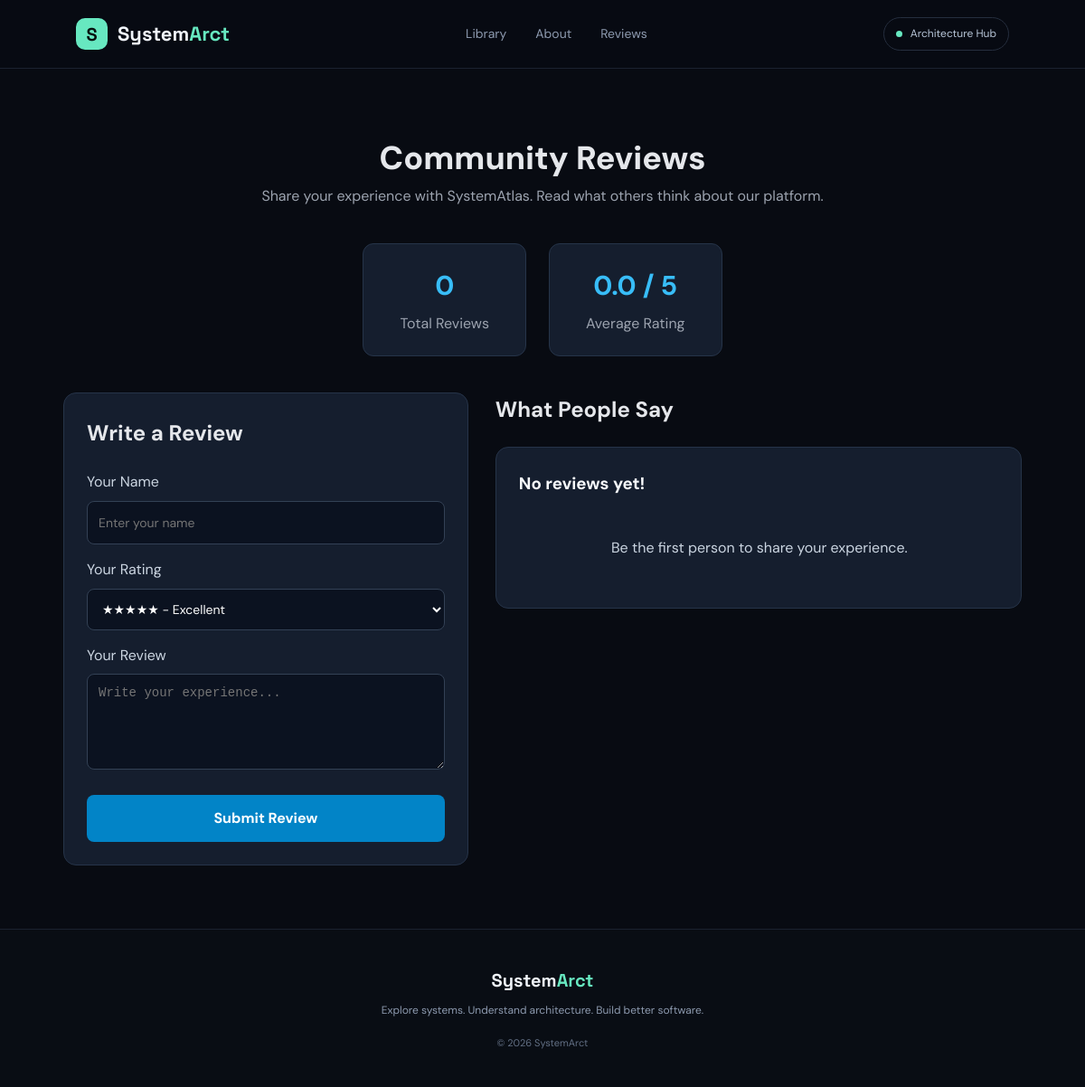
The page /reviews/ on the database as committed earlier.
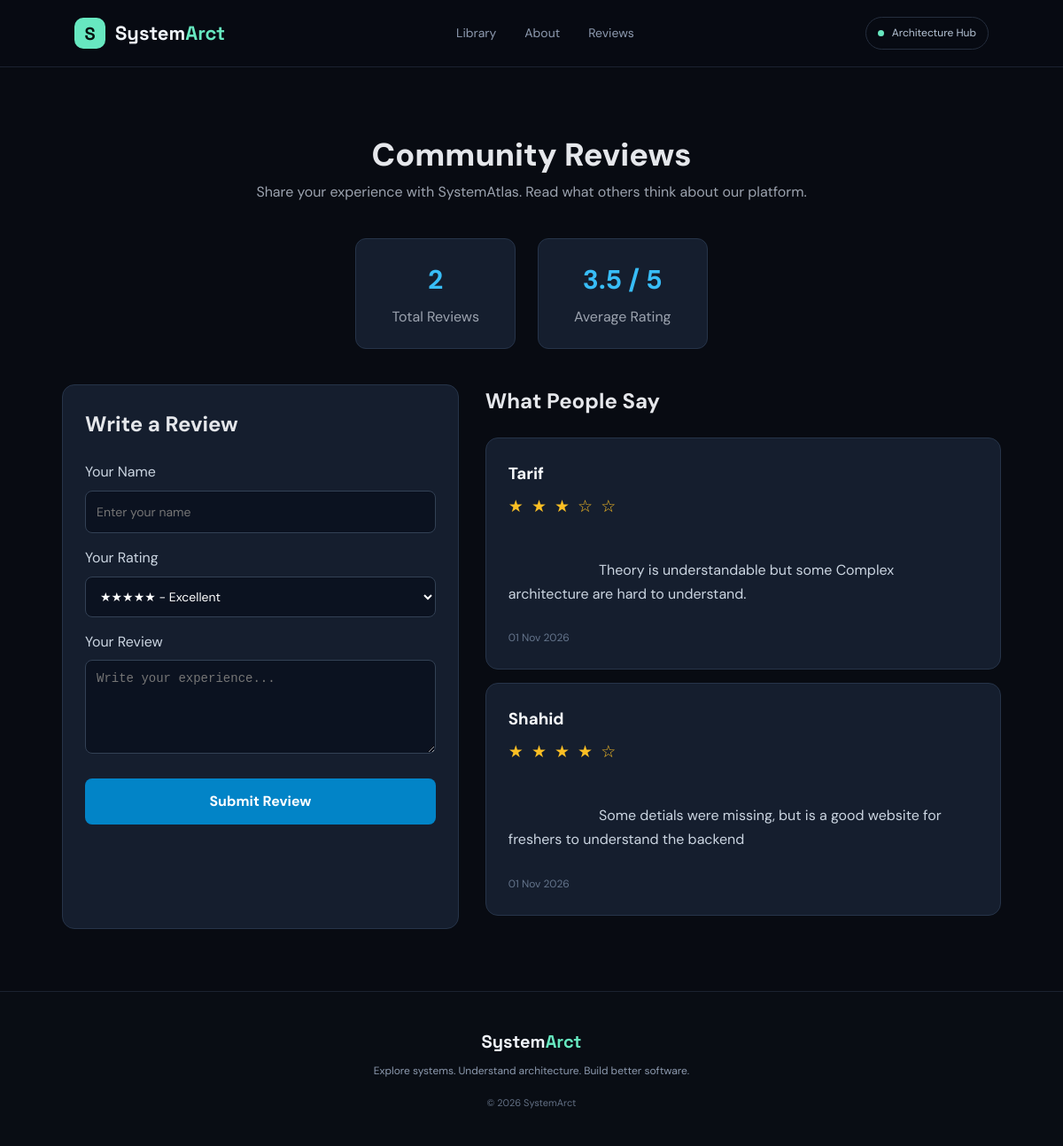
The same page on the database as committed later.
### architectures/models.py (models this page shows, shortened)
class WebsiteReview(models.Model):
    name = models.CharField(max_length=100)
    rating = models.PositiveSmallIntegerField(
        validators=[
            MinValueValidator(1),
            MaxValueValidator(5)
        ]
    )
    review = models.TextField()
    created_at = models.DateTimeField(auto_now_add=True)
    class Meta:
        ordering = ['-created_at']

### architectures/views.py (the view)
# urls.py: path('reviews/', views.reviews, name='reviews'),
def reviews(request):
    if request.method == 'POST':
        form = WebsiteReviewForm(request.POST)
        if form.is_valid():
            form.save()
            messages.success(
                request,
                'Thank you! Your review has been submitted.'
            )
            return redirect('/reviews/')
        messages.error(request, 'Please correct the errors below.')
    else:
        form = WebsiteReviewForm()
    all_reviews = WebsiteReview.objects.all()
    stats = all_reviews.aggregate(
        average_rating=Avg('rating'),
        total_reviews=Count('id')
    )
    context = {
        'form': form,
        'reviews': all_reviews,
        'average_rating': stats['average_rating'] or 0,
        'total_reviews': stats['total_reviews'],
    }
    return render(request, 'architectures/reviews.html', context)

### architectures/views.py
class WebsiteReviewForm(forms.ModelForm):
    class Meta:
        model = WebsiteReview
        fields = ['name', 'rating', 'review']
        widgets = {
            'name': forms.TextInput(attrs={
                'class': 'form-control',
                'placeholder': 'Enter your name'
            }),
            'rating': forms.Select(
                choices=[
                    (5, '★★★★★ - Excellent'),
                    (4, '★★★★ - Very Good'),
                    (3, '★★★ - Good'),
                    (2, '★★ - Average'),
                    (1, '★ - Poor'),
                ],
                attrs={'class': 'form-control'}
            ),
            'review': forms.Textarea(attrs={
                'class': 'form-control',
                'placeholder': 'Write your experience...',
                'rows': 5
            }),
        }

### architectures/templates/architectures/reviews.html (shortened to what this page needs)
{% extends "architectures/base.html" %}
{% block content %}
<div class="reviews-container">
    <div class="review-heading">
        <h1>Community Reviews</h1>
        <p>
            Share your experience with SystemAtlas.
            Read what others think about our platform.
        </p>
    </div>
    <div class="review-stats">
        <div class="stat-card">
            <h2>{{ total_reviews }}</h2>
            <p>Total Reviews</p>
        </div>
        <div class="stat-card">
            <h2>{{ average_rating|floatformat:1 }} / 5</h2>
            <p>Average Rating</p>
        </div>
    </div>
    <div class="review-layout">
        <div class="review-form">
            <h2>Write a Review</h2>
            <form method="POST">
                <label>Your Name</label>
                {{ form.name }}
                <label>Your Rating</label>
                {{ form.rating }}
                <label>Your Review</label>
                {{ form.review }}
                <button type="submit">
                    Submit Review
                </button>
            </form>
        </div>
        <div class="review-list">
            <h2>What People Say</h2>
            {% for item in reviews %}
                <div class="review-card">
                    <h3>{{ item.name }}</h3>
                    <div class="review-stars">
                        {% for i in "12345" %}
                            {% if forloop.counter <= item.rating %}
                                ★
                            {% else %}
                                ☆
                            {% endif %}
                        {% endfor %}
                    </div>
                    <p class="review-text">
                        {{ item.review }}
                    </p>
                    <div class="review-date">
                        {{ item.created_at|date:"d M Y" }}
                    </div>
                </div>
            {% empty %}
                <div class="review-card">
                    <h3>No reviews yet!</h3>
                    <p class="review-text">
                        Be the first person to share your experience.
                    </p>
                </div>
            {% endfor %}
        </div>
    </div>
</div>
{% endblock %}

### architectures/templates/architectures/base.html (shortened to what this page needs)
{% load static %}
<!DOCTYPE html>
<html lang="en">
<head>
    <link rel="stylesheet"
          href="{% static 'architectures/style.css' %}">
</head>
<body>
    <header class="navbar">
        <a href="{% url 'architectures:library' %}"
           class="brand">
            <span class="brand-icon">S</span>
            <span>System<span class="accent">Arct</span></span>
        </a>
        <nav class="nav-links">
            <a href="#about">Library</a>
            <a href="{% url 'architectures:about' %}">About</a>
            <a href="/reviews">Reviews</a>
        </nav>
        <div class="nav-status">
            <span class="status-dot"></span>
            Architecture Hub
        </div>
    </header>
    <main>
        {% block content %}
        {% endblock %}
    </main>
    <footer class="footer" id="about">
        <div class="brand footer-brand">
            System<span class="accent">Arct</span>
        </div>
        <p>
            Explore systems. Understand architecture.
            Build better software.
        </p>
        <p class="copyright">
            © {% now "Y" %} SystemArct
        </p>
    </footer>
</body>
</html>

### architectures/static/architectures/style.css (style rules this page uses)
:root { --bg: #080b12; --surface: #101520; --surface-light: #151c29; --border: #252e3e; --text: #f1f5fb; --muted: #8d9aaf; --accent: #67e8c0; --blue: #78a9ff; }
* { box-sizing: border-box; margin: 0; padding: 0; }
html { scroll-behavior: smooth; }
body { background: var(--bg); color: var(--text); font-family: 'DM Sans', sans-serif; min-height: 100vh; line-height: 1.6; }
a { text-decoration: none; color: inherit; }
button, input, select { font: inherit; }
.navbar { min-height: 76px; padding: 0 7%; display: flex; align-items: center; justify-content: space-between; gap: 25px; border-bottom: 1px solid #1b2230; background: rgba(8, 11, 18, 0.96); }
.brand { display: flex; align-items: center; gap: 11px; font-family: 'Space Grotesk', sans-serif; font-size: 22px; font-weight: 700; white-space: nowrap; }
.brand-icon { width: 35px; height: 35px; display: grid; place-items: center; background: var(--accent); color: #07120f; border-radius: 10px; font-size: 20px; }
.accent { color: var(--accent); }
.nav-links { display: flex; align-items: center; gap: 32px; color: var(--muted); font-size: 14px; }
.nav-status { display: flex; align-items: center; gap: 9px; border: 1px solid var(--border); border-radius: 30px; padding: 8px 13px; color: #b7c5d7; font-size: 12px; }
.status-dot, .meta-dot { width: 7px; height: 7px; background: var(--accent); border-radius: 50%; display: inline-block; flex-shrink: 0; }
.footer { text-align: center; padding: 40px 20px; border-top: 1px solid #1b2230; background: #090d14; }
.footer-brand { display: block; font-size: 20px; }
.footer p { color: var(--muted); font-size: 12px; margin-top: 8px; }
.footer .copyright { margin-top: 18px; color: #637085; font-size: 11px; }

### architectures/templates/architectures/reviews.html (style rules this page uses)
.reviews-container { max-width: 1100px; margin: 50px auto; padding: 20px; color: #e5e7eb; }
.review-heading { text-align: center; margin-bottom: 40px; }
.review-heading h1 { font-size: 36px; font-weight: 800; }
.review-heading p { color: #9ca3af; }
.review-stats { display: flex; justify-content: center; gap: 25px; flex-wrap: wrap; margin-bottom: 40px; }
.stat-card { background: #151e2e; border: 1px solid #263449; border-radius: 12px; padding: 22px 40px; text-align: center; min-width: 180px; }
.stat-card h2 { color: #38bdf8; font-size: 30px; margin: 0; }
.stat-card p { color: #9ca3af; margin: 5px 0 0; }
.review-layout { display: grid; grid-template-columns: 1fr 1.3fr; gap: 30px; }
.review-form, .review-card { background: #151e2e; border: 1px solid #263449; border-radius: 14px; padding: 25px; }
.review-form h2, .review-list h2 { margin-top: 0; margin-bottom: 22px; }
.review-form label { display: block; margin: 15px 0 8px; color: #cbd5e1; }
.review-form input, .review-form select, .review-form textarea { width: 100%; box-sizing: border-box; background: #0b1220; border: 1px solid #334155; border-radius: 8px; padding: 12px; color: white; font-size: 14px; }
.review-form button { margin-top: 20px; width: 100%; background: #0284c7; color: white; border: none; padding: 13px; border-radius: 8px; font-weight: bold; cursor: pointer; }
.review-card { margin-bottom: 15px; }
.review-card h3 { margin: 0 0 7px; color: #f8fafc; }
.review-stars { color: #fbbf24; font-size: 19px; letter-spacing: 2px; }
.review-date { color: #64748b; font-size: 12px; }
.review-text { color: #cbd5e1; line-height: 1.7; margin-top: 15px; white-space: pre-wrap; }

Rows that differ between the two databases and show on the page:
added WebsiteReview: name "Tarif", rating 3 (drawn), review "Theory is understandable but some Complex architecture are hard to understand.", created_at "01 Nov 2026"
added WebsiteReview: name "Shahid", rating 4 (drawn), review "Some detials were missing, but is a good website for freshers to understand the backend", created_at "01 Nov 2026"
Other text that changed with them:
{{ total_reviews }}: "0" → "2"
{{ average_rating|floatformat:1 }}: "0.0" → "3.5"
text no longer shown: "No reviews yet! Be the first person to share your experience."
